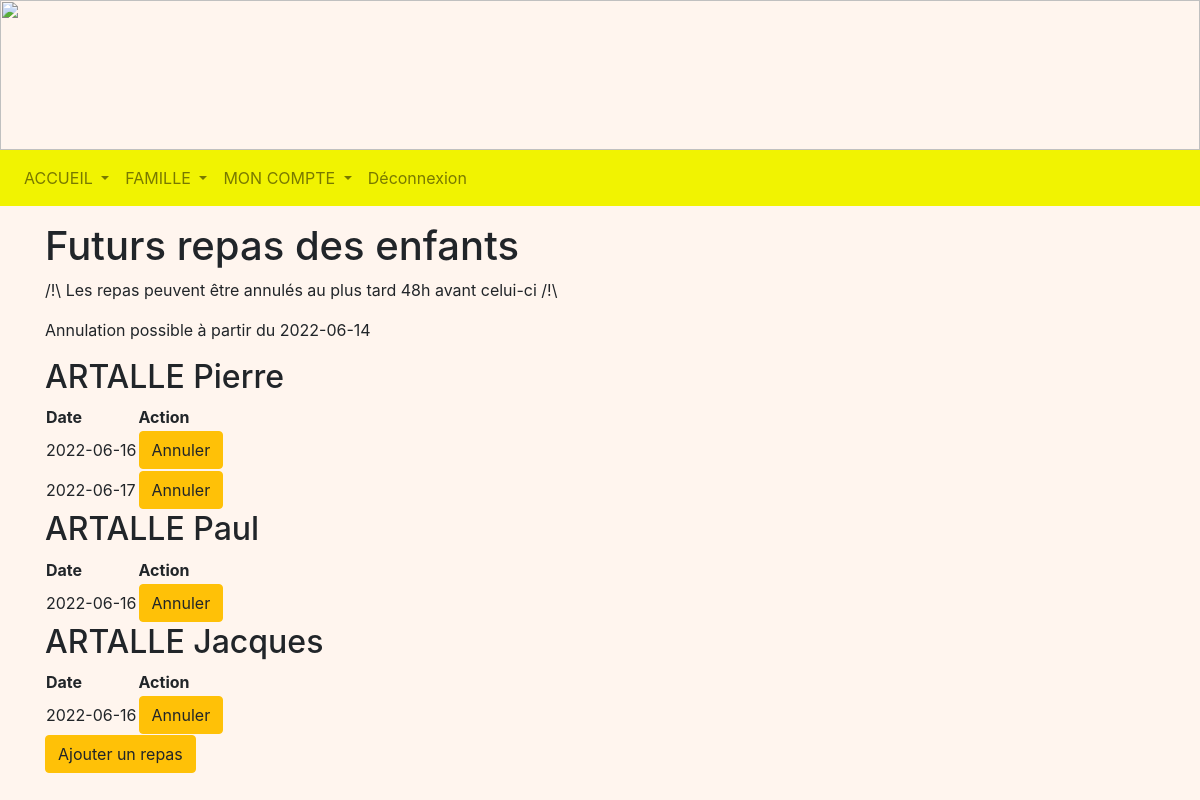
The app's page /repas (signed in) with its own data.
### tables this page shows
CREATE TABLE Enfant (
  code_enfant integer primary key autoincrement,
  nom_enfant TEXT NOT NULL,
  prenom_enfant TEXT NOT NULL,
  code_tarif integer NOT NULL,
  code_classe integer NOT NULL,
  code_representant integer NOT NULL,
  code_formule integer NOT NULL,
  FOREIGN KEY (code_tarif) REFERENCES Tarif(code_tarif),
  FOREIGN KEY (code_classe) REFERENCES Classe(code_classe),
  FOREIGN KEY (code_representant) REFERENCES Representant(code_representant)
  FOREIGN KEY (code_formule) REFERENCES Formule(code_formule)
);

CREATE TABLE Repas (
  code_repas integer primary key autoincrement,
  date_repas date NOT NULL,
  code_enfant integer NOT NULL,
  FOREIGN KEY (code_enfant) REFERENCES Enfant(code_enfant)
);

### representant.py (the view)
@app.route('/repas', methods = ["GET"])
@login_required
def repas():
    db = get_db()
    cur = db.cursor()
    code_rep = cur.execute("SELECT code_representant FROM Representant WHERE identifiant = ?", (flask_login.current_user.name, )).fetchone()
    enfants = cur.execute("SELECT * FROM Enfant WHERE code_representant = ?", (code_rep[0], )).fetchall()
    repas = []
    now = datetime.datetime.today()
    date = now.strftime('%Y-%m-%d')
    for enfant in enfants:
        repas.append(cur.execute("SELECT * FROM Repas WHERE code_enfant = ? AND date_repas >= ? ORDER BY date_repas", (enfant[0], date , )).fetchall())
    limit = int(now.day) + 2
    date_limite = now.replace(day = limit)
    return render_template('R_repas.html', enfants = enfants, repasEnfants = repas, date_limite = date_limite.strftime('%Y-%m-%d'))

### main.py (called while the page is built)
@login_manager.user_loader
def load_user(user_id):
    db = get_db()
    cur = db.cursor()
    user = cur.execute('SELECT identifiant, mot_de_passe FROM Compte WHERE identifiant=?', (user_id, )).fetchone()
    return User(user[0], user[1])

def get_db():
    if 'db' not in g:
        g.db = sqlite3.connect(DATABASE)
    return g.db

@app.teardown_appcontext
def close_connection(exception):
    db = g.pop('db', None)
    if db is not None:
        db.close()

### templates/R_repas.html (shortened to what this page needs)
<!DOCTYPE html>
<html>
<head>
    <link rel="stylesheet" href="https://cdn.jsdelivr.net/npm/bootstrap@4.3.1/dist/css/bootstrap.min.css"
>
    <link rel="stylesheet" href="/static/css/main.css">
</head>
</head>
<body>
    {% extends "R_layout.html" %}
    {% block content %}
    <div class="container mt-3 mb-3">
        <h1>Futurs repas des enfants</h1>
        <p>/!\ Les repas peuvent être annulés au plus tard 48h avant celui-ci /!\</p>
        <p>Annulation possible à partir du {{date_limite}}</p>
        {% for enfant in enfants %}
        {% if repasEnfants[0] %}
        <h2>{{ enfant[1] }} {{ enfant[2] }}</h2>
        <table>
            <thead>
                <th>Date</th>
                <th>Action</th>
            </thead>
            <tbody>
                {% for repas in repasEnfants %}
                {% for repa in repas %}
                {% if repa[0] %}
                {% if repa[2] == enfant[0] %}
                <tr>
                    <td>{{ repa[1] }}</td>
                    {% if repa[1] > date_limite %}
                    <td><a class="btn btn-warning" href="/annuleRepas/{{ repa[0] }}"
                            onclick="confirm('Voulez-vous vraiment annuler le repas ?')">Annuler</a></td>
                    {% endif %}
                </tr>
                {% endif %}
                {% endif %}
                {% endfor %}
                {% endfor %}
            </tbody>
        </table>
        {% endif %}
        {% endfor %}
        <a class="btn btn-warning sticky-bottom" href="/ajoutRepas">Ajouter un repas</a>
    </div>
    {% endblock %}

### templates/R_layout.html (shortened to what this page needs)
<!DOCTYPE html>
<html lang="fr">
<body>
    <img style="width: 100%; height: 150px;"
        src="https://www.logarric.com/wp-content/uploads/2014/06/calendreta-lo-garric3.png" alt="">
    <nav class="navbar navbar-expand-lg navbar-light" style="background-color: #f1f301;">
        <div class="collapse navbar-collapse" id="navbarNavDropdown">
            <ul class="navbar-nav">
                <li class="nav-item dropdown">
                    <a class="nav-link dropdown-toggle" href="#" id="navbarDropdownMenuLink" role="button"
                        data-bs-toggle="dropdown" aria-expanded="false">
                        ACCUEIL
                    </a>
                </li>
                <li class="nav-item dropdown">
                    <a class="nav-link dropdown-toggle" href="#" id="navbarDropdownMenuLink" role="button"
                        data-bs-toggle="dropdown" aria-expanded="false">
                        FAMILLE
                    </a>
                </li>
                <li class="nav-item dropdown">
                    <a class="nav-link dropdown-toggle" href="#" id="navbarDropdownMenuLink" role="button"
                        data-bs-toggle="dropdown" aria-expanded="false">
                        MON COMPTE
                    </a>
                </li>
                <li class="nav-item">
                    <a class="nav-link" btn-outline-success href="/deconnexion">Déconnexion</a>
                </li>
            </ul>
        </div>
    </nav>
    {% block content %}
    {% endblock %}
</body>
</html>

### static/css/main.css (style rules this page uses)
body { background-repeat: no-repeat; background-color:rgb(265,245,238); height: 110px; margin: 0px; }

### records on screen
Enfant: nom_enfant "ARTALLE", prenom_enfant "Pierre"
Repas: date_repas "2022-06-16"
Repas: date_repas "2022-06-17"
Enfant: nom_enfant "ARTALLE", prenom_enfant "Paul"
Repas: date_repas "2022-06-16"
Enfant: nom_enfant "ARTALLE", prenom_enfant "Jacques"
Repas: date_repas "2022-06-16"

### other values on screen
{{ date_limite }} "2022-06-14"
